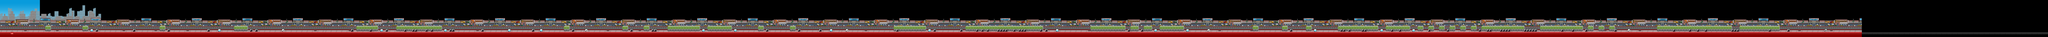

Tiled map render using the project's own tile images. Description and the map definition, with tile-layer contents summarised, below:
An orthogonal 770x14 tile map with 64x64 px tiles, 10 tile layers (back-5, back-4, back-3, back-2, ...), 3 tilesets.

<map version="1.0" orientation="orthogonal" width="770" height="14" tilewidth="64" tileheight="64">
 <tileset firstgid="1" name="City" tilewidth="64" tileheight="64">
  <image source="tileset_level_5.png" width="1280" height="832" />
 </tileset>
 <tileset firstgid="261" name="Icons" tilewidth="64" tileheight="64">
  <image source="TrackLapse_Icons.png" width="640" height="256" />
  <tile id="0">
   <properties>
    <property name="obstacle" value="hurdle" />
   </properties>
  </tile>
  <tile id="1">
   <properties>
    <property name="special" value="spawnpoint" />
   </properties>
  </tile>
  <tile id="2">
   <properties>
    <property name="special" value="checkpoint" />
   </properties>
  </tile>
  <tile id="3">
   <properties>
    <property name="special" value="nextlevelNE" />
   </properties>
  </tile>
  <tile id="4">
   <properties>
    <property name="layerBelow" value="back-1" />
    <property name="special" value="jimAppearance1" />
   </properties>
  </tile>
  <tile id="7">
   <properties>
    <property name="obstacle" value="hen" />
   </properties>
  </tile>
  <tile id="8">
   <properties>
    <property name="obstacle" value="cow" />
   </properties>
  </tile>
  <tile id="9">
   <properties>
    <property name="obstacle" value="manure" />
   </properties>
  </tile>
  <tile id="12">
   <properties>
    <property name="layerBelow" value="main0" />
    <property name="object" value="discoDancers" />
   </properties>
  </tile>
  <tile id="13">
   <properties>
    <property name="layerBelow" value="front-1" />
    <property name="object" value="lighting" />
   </properties>
  </tile>
  <tile id="14">
   <properties>
    <property name="layerBelow" value="back-1" />
    <property name="object" value="tvAnimation" />
   </properties>
  </tile>
  <tile id="15">
   <properties>
    <property name="obstacle" value="dancinMan" />
   </properties>
  </tile>
  <tile id="16">
   <properties>
    <property name="obstacle" value="spilledDrink" />
   </properties>
  </tile>
  <tile id="18">
   <properties>
    <property name="layerBelow" value="back-2" />
    <property name="object" value="femaleBkgDancer" />
   </properties>
  </tile>
  <tile id="19">
   <properties>
    <property name="layerBelow" value="back-2" />
    <property name="object" value="maleBkgDancer" />
   </properties>
  </tile>
  <tile id="20">
   <properties>
    <property name="obstacle" value="femaleBreakdancer" />
   </properties>
  </tile>
  <tile id="23">
   <properties>
    <property name="obstacle" value="femaleZombie" />
   </properties>
  </tile>
  <tile id="24">
   <properties>
    <property name="obstacle" value="garbage" />
   </properties>
  </tile>
  <tile id="25">
   <properties>
    <property name="obstacle" value="sewerWater" />
   </properties>
  </tile>
  <tile id="26">
   <properties>
    <property name="obstacle" value="headlessZombie" />
   </properties>
  </tile>
 </tileset>
 <tileset firstgid="301" name="Meta" tilewidth="64" tileheight="64">
  <image source="meta.png" width="256" height="192" />
  <tile id="0">
   <properties>
    <property name="collision" value="full" />
   </properties>
  </tile>
  <tile id="1">
   <properties>
    <property name="collision" value="slantleft" />
   </properties>
  </tile>
  <tile id="2">
   <properties>
    <property name="collision" value="slantright" />
   </properties>
  </tile>
  <tile id="3">
   <properties>
    <property name="collision" value="none" />
   </properties>
  </tile>
  <tile id="4">
   <properties>
    <property name="collision" value="ledgefull" />
   </properties>
  </tile>
 </tileset>
 <layer name="back-5" width="770" height="14">
  <data>[10780 cells, 195 non-empty, 13 distinct tile ids]</data>
 </layer>
 <layer name="back-4" width="770" height="14">
  <properties>
   <property name="speedx" value="0.02" />
   <property name="speedy" value="0.4" />
  </properties>
  <data>[10780 cells, 234 non-empty, 9 distinct tile ids]</data>
 </layer>
 <layer name="back-3" width="770" height="14">
  <properties>
   <property name="speedx" value="0.04" />
   <property name="speedy" value="0.5" />
  </properties>
  <data>[10780 cells, 204 non-empty, 9 distinct tile ids]</data>
 </layer>
 <layer name="back-2" width="770" height="14">
  <properties>
   <property name="speedx" value="1.0" />
   <property name="speedy" value="1.0" />
  </properties>
  <data>[10780 cells, 4900 non-empty, 100 distinct tile ids]</data>
 </layer>
 <layer name="back-1" width="770" height="14">
  <properties>
   <property name="speedx" value="1.0" />
   <property name="speedy" value="1.0" />
  </properties>
  <data>[10780 cells, 774 non-empty, 42 distinct tile ids]</data>
 </layer>
 <layer name="main0" width="770" height="14">
  <properties>
   <property name="speedx" value="1.0" />
   <property name="speedy" value="1.0" />
  </properties>
  <data>[10780 cells, 222 non-empty, 12 distinct tile ids]</data>
 </layer>
 <layer name="ledges" width="770" height="14">
  <properties>
   <property name="speedx" value="1.0" />
   <property name="speedy" value="1.0" />
  </properties>
  <data>[10780 cells, 998 non-empty, 12 distinct tile ids]</data>
 </layer>
 <layer name="front-1" width="770" height="14">
  <properties>
   <property name="speedx" value="1.1" />
   <property name="speedy" value="1.1" />
  </properties>
  <data>[10780 cells, 770 non-empty, 2 distinct tile ids]</data>
 </layer>
 <layer name="objects" width="770" height="14">
  <properties>
   <property name="speedx" value="1.0" />
   <property name="speedy" value="1.0" />
  </properties>
  <data>[10780 cells, 101 non-empty, 5 distinct tile ids]</data>
 </layer>
 <layer name="meta" width="770" height="14" opacity="0.53">
  <properties>
   <property name="speedx" value="1.0" />
   <property name="speedy" value="1.0" />
  </properties>
  <data>[10780 cells, 1659 non-empty, 2 distinct tile ids]</data>
 </layer>
</map>
